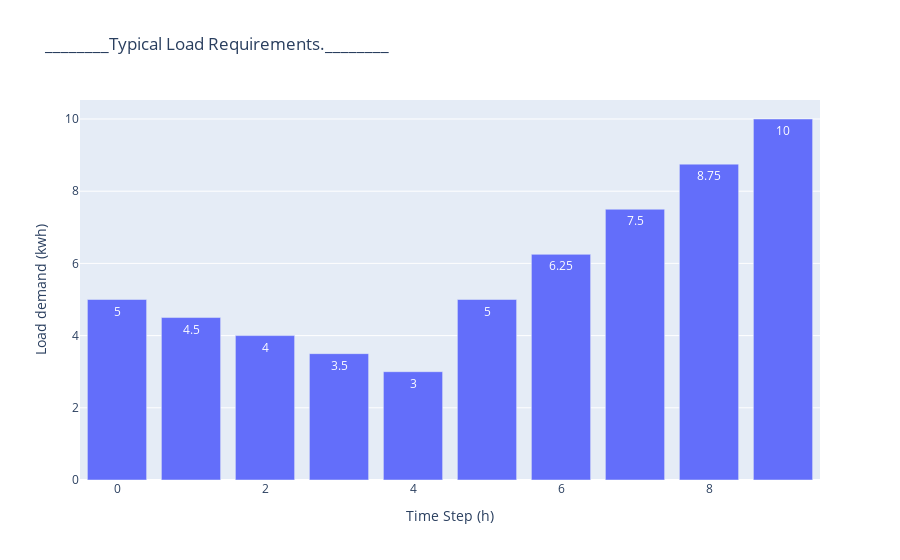

The notebook cell saved with this chart:
### Markdown cell above
### Load requirement.

### Code cell
L_dframe = {
             'Load requirement.': d_load_list,
             'Scale' : d_load_list}

L_df = pd.DataFrame(L_dframe)
fig = px.bar(L_df, x = V_steps,
             y = d_load_list,
             title = '________Typical Load Requirements.________',
             labels = dict(x= "Time Step (h)", y = "Load demand (kwh)"), text_auto = True)
#Image(fig.to_image(format='png', width=1500, height=350, scale=3), embed=True)
fig.show()

### Figure 1 — Plotly figure (JSON) as saved in the notebook; plotly's stock layout.template omitted (floating-point values rounded to 4 significant figures)
{"data": [{"alignmentgroup": "True", "hovertemplate": "Time Step (h)=%{x}<br>Load demand (kwh)=%{y}<extra></extra>", "legendgroup": "", "marker": {"color": "#636efa", "pattern": {"shape": ""}}, "name": "", "offsetgroup": "", "orientation": "v", "showlegend": false, "textposition": "auto", "texttemplate": "%{y}", "type": "bar", "x": [0, 1, 2, 3, 4, 5, 6, 7, 8, 9], "xaxis": "x", "y": [5, 4.5, 4, 3.5, 3, 5, 6.25, 7.5, 8.75, 10], "yaxis": "y"}], "layout": {"barmode": "relative", "legend": {"tracegroupgap": 0}, "title": {"text": "________Typical Load Requirements.________"}, "xaxis": {"anchor": "y", "domain": [0, 1], "title": {"text": "Time Step (h)"}}, "yaxis": {"anchor": "x", "domain": [0, 1], "title": {"text": "Load demand (kwh)"}}}}
